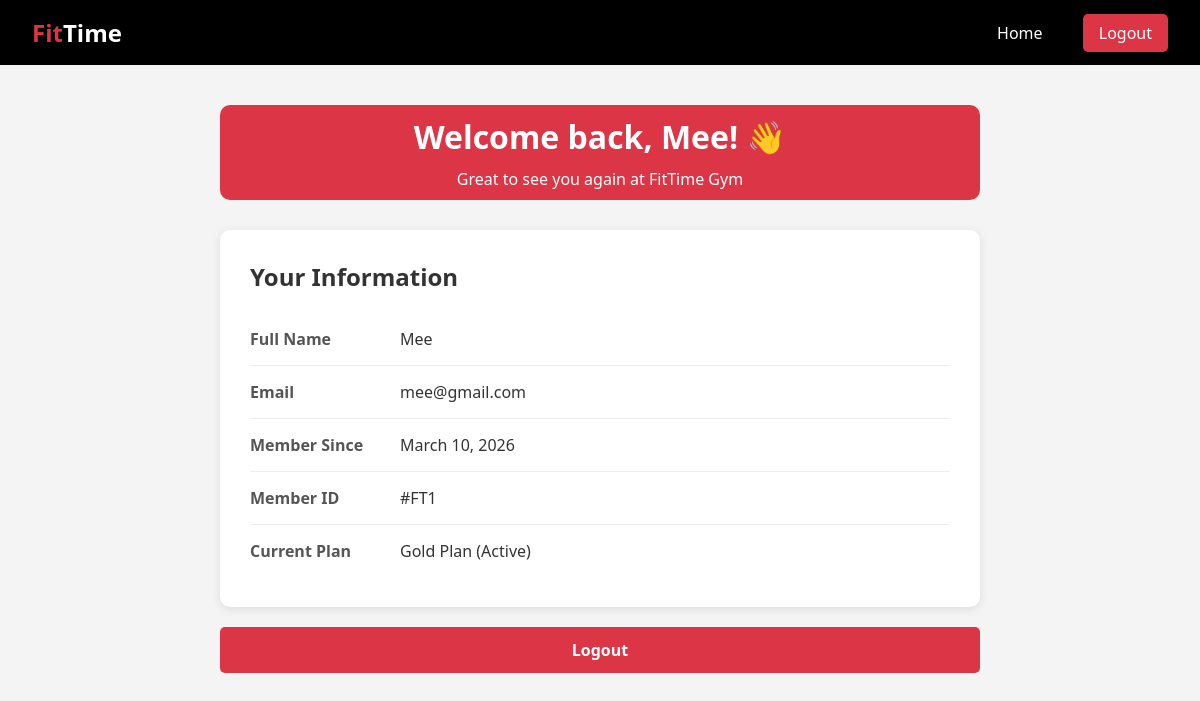
Page /user/dashboard (signed in) on the committed database.
### app.py (models this page shows)
class User(db.Model):
    id = db.Column(db.Integer, primary_key=True)
    name = db.Column(db.String(100), nullable=False)
    email = db.Column(db.String(100), unique=True, nullable=False)
    password = db.Column(db.String(100), nullable=False)
    join_date = db.Column(db.DateTime, default=datetime.utcnow)

### app.py (the view)
@app.route('/user/dashboard')
def user_dashboard():
    if not session.get('user_logged_in'):
        return redirect(url_for('user_login'))
    user = User.query.get(session['user_id'])
    return render_template('user_dashboard.html', user=user)

### templates/user_dashboard.html (shortened to what this page needs)
<!DOCTYPE html>
<html>
<head>
</head>
<body>
    <div class="navbar">
        <h1><span style="color: #dc3545;">Fit</span>Time</h1>
        <div class="nav-links">
            <a href="/">Home</a>
            <a href="/logout" class="logout-btn">Logout</a>
        </div>
    </div>
    <div class="container">
        <div class="welcome-card">
            <h1>Welcome back, {{ user.name }}! 👋</h1>
            <p>Great to see you again at FitTime Gym</p>
        </div>
        <div class="info-card">
            <h2 style="margin-bottom: 20px; color: #333;">Your Information</h2>
            <div class="info-row">
                <div class="info-label">Full Name</div>
                <div class="info-value">{{ user.name }}</div>
            </div>
            <div class="info-row">
                <div class="info-label">Email</div>
                <div class="info-value">{{ user.email }}</div>
            </div>
            <div class="info-row">
                <div class="info-label">Member Since</div>
                <div class="info-value">{{ user.join_date.strftime('%B %d, %Y') }}</div>
            </div>
            <div class="info-row">
                <div class="info-label">Member ID</div>
                <div class="info-value">#FT{{ user.id }}</div>
            </div>
            <div class="info-row">
                <div class="info-label">Current Plan</div>
                <div class="info-value">Gold Plan (Active)</div>
            </div>
        </div>
        <a href="/logout" class="btn btn-logout">Logout</a>
    </div>
</body>
</html>

### templates/user_dashboard.html (style rules this page uses)
* { margin: 0; padding: 0; box-sizing: border-box; font-family: 'Segoe UI', Tahoma, Geneva, Verdana, sans-serif; }
body { background: #f4f4f4; }
.navbar { background: black; color: white; padding: 1rem 2rem; display: flex; justify-content: space-between; align-items: center; }
.navbar h1 { font-size: 1.5rem; }
.nav-links a { color: white; text-decoration: none; margin-left: 20px; padding: 0.5rem 1rem; border-radius: 5px; }
.nav-links .logout-btn { background: #dc3545; }
.container { max-width: 800px; margin: 40px auto; padding: 0 20px; }
.welcome-card { background: #dc3545; color: white; padding: 10px; border-radius: 10px; margin-bottom: 30px; text-align: center; }
.welcome-card h1 { font-size: 2rem; margin-bottom: 10px; }
.info-card { background: white; padding: 30px; border-radius: 10px; box-shadow: 0 2px 10px rgba(0,0,0,0.1); margin-bottom: 20px; }
.info-row { display: flex; padding: 15px 0; border-bottom: 1px solid #eee; }
.info-row:last-child { border-bottom: none; }
.info-label { width: 150px; font-weight: bold; color: #555; }
.info-value { flex: 1; color: #333; }
.btn { display: inline-block; padding: 12px 30px; background: #667eea; color: white; text-decoration: none; border-radius: 5px; font-weight: 600; text-align: center; }
.btn-logout { background: #dc3545; margin-top: 20px; display: block; }

### rows in the picture
User: name "Mee", email "mee@gmail.com", join_date "March 10, 2026", id "1"
